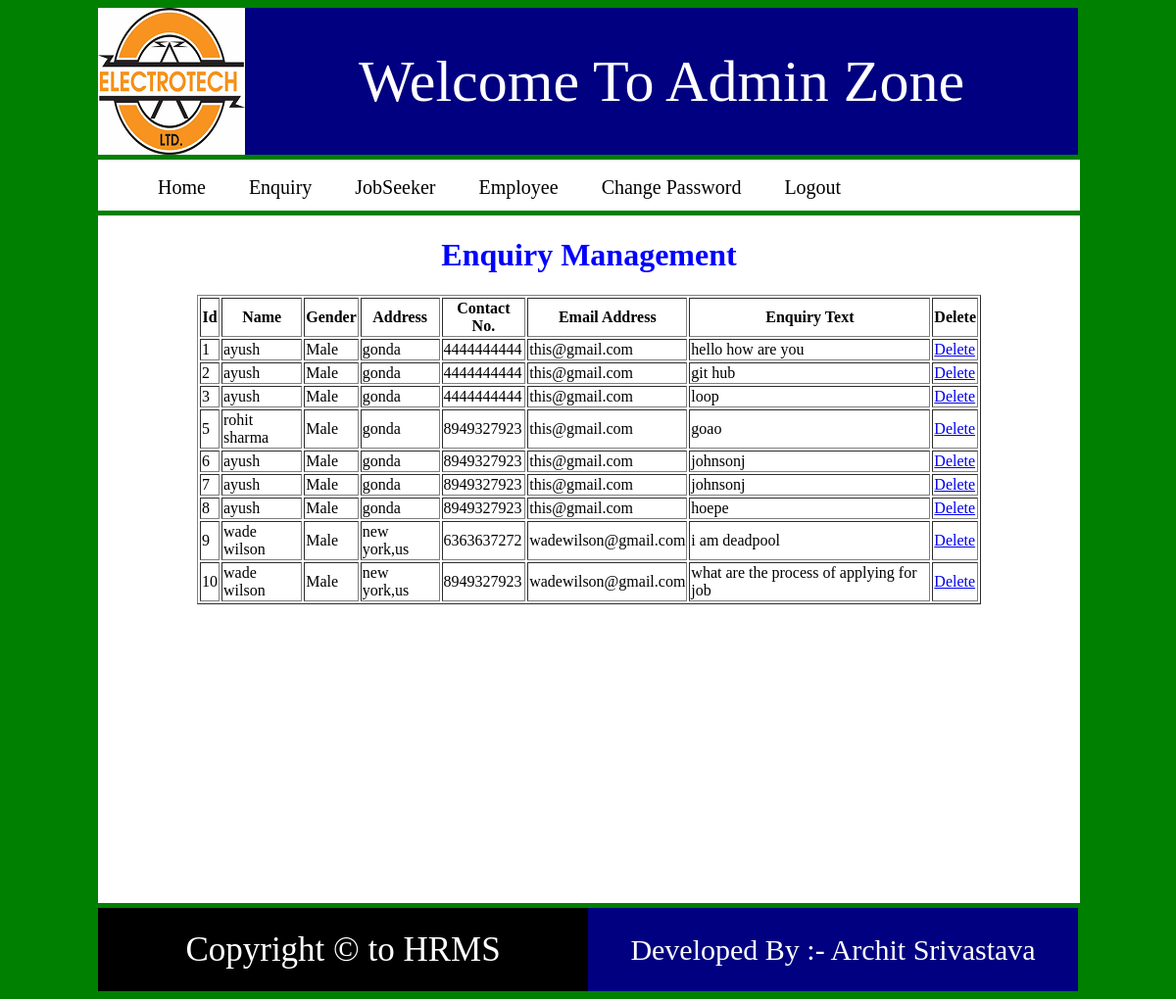
Screenshot of /adminzone/enquiry/ (signed in) with the database file from the repository.
### hrapp/models.py (models this page shows)
class Enquiry(models.Model):
    name=models.CharField(max_length=50)
    gender=models.CharField(max_length=6)
    address=models.CharField(max_length=200)
    contactno=models.CharField(max_length=15)
    emailaddress=models.EmailField(max_length=50)
    enquirytext=models.CharField(max_length=500)

### adminzone/views.py (the view)
# urls.py: path('enquiry/',views.enquiry,name='enquiry'),
def enquiry(request):
    try:
        if request.session['userid'] is not None:
            enq=Enquiry.objects.all()
            return render(request,"enquiry.html",{'enq':enq})
    except:
        return render(request,"login.html")

### adminzone/templates/enquiry.html
{% extends "adminparent.html" %}
{% block body %}
  <h1 style="color:blue; text-align:center; ">
     Enquiry Management
  </h1>
<table border="1" style="width:80%;margin:0 auto;">
    <tr>
        <th>Id</th>
        <th>Name</th>
        <th>Gender</th>
        <th>Address</th>
        <th>Contact No.</th>
        <th>Email Address</th>
        <th>Enquiry Text</th>
        <th>Delete</th>
    </tr>
    {% for e in enq %}
        <tr>
            <td>{{e.id}}</td>
            <td>{{e.name}}</td>
            <td>{{e.gender}}</td>
            <td>{{e.address}}</td>
            <td>{{e.contactno}}</td>
            <td>{{e.emailaddress}}</td>
            <td>{{e.enquirytext}}</td>
            <td>
                <a href="{% url 'adminzone:deleteenquiry' e.id %}">Delete</a>
            </td>
        </tr>
    {% endfor %}
</table>
{% endblock body %}

### adminzone/templates/adminparent.html (shortened to what this page needs)
<!DOCTYPE html>
<html lang="en">
{% load static %}
<head>
</head>
<body bgcolor="green">
 <div id="outer">
    <div id="header">
        <div id="logo">
            <img src="{% static 'images/logo.png' %}" width="150px" height="150px">
        </div>
        <div id="banner">
            Welcome To Admin Zone
        </div>
    </div>
     <div id="menu">
         <ul>
             <li><a href="{% url 'adminzone:adminhome' %}">Home</a></li>
             <li><a href="{% url 'adminzone:enquiry' %}">Enquiry</a></li>
             <li><a href="{% url 'adminzone:jobseeker' %}">JobSeeker</a></li>
             <li><a href="{% url 'adminzone:employee' %}">Employee</a></li>
             <li><a href="{% url 'adminzone:changepassword' %}">Change Password</a></li>
             <li><a href="{% url 'adminzone:logout' %}">Logout</a></li>
         </ul>
     </div>
     <div id="main">
         {% block body %}
         {% endblock body %}
     </div>
     <div id="footer">
         <div id="lfooter">
             Copyright &copy; to HRMS
         </div>
         <div id="rfooter">
             Developed By :- Archit Srivastava
         </div>
     </div>
 </div>
</body>
</html>

### adminzone/templates/adminparent.html (style rules this page uses)
#outer { width:1000px; height:auto; min-height:1000px; //border:1px solid white; margin:0 auto; }
#header { width:1000px; height:150px; }
#logo { width:150px; height:150px; background-color:pink; float:left; }
#banner { width:850px; height:150px; background-color:navy; float:right; color:white; font-size:60px; text-align:center; line-height:150px; }
#menu { width:1000px; height:50px; background-color:white; margin-top:5px; border:1px solid white; }
#menu ul { list-style-type:none; }
#menu ul li { display:inline; }
#menu ul li a { padding:20px; font-size:20px; text-decoration:none; color:black; }
#main { width:1000px; height:auto; min-height:700px; background-color:white; margin-top:5px; border:1px solid white; }
#footer { width:1000px; height:85px; margin-top:5px }
#lfooter { width:500px; height:85px; background-color:black; float:left; color:white; font-size:35px; text-align:center; line-height:85px; }
#rfooter { width:500px; height:85px; background-color:navy; float:right; color:white; font-size:30px; text-align:center; line-height:85px; }

### rows the page displays
Enquiry: id "1", name "ayush", gender "Male", address "gonda", contactno "4444444444", emailaddress "this@gmail.com", enquirytext "hello how are you"
Enquiry: id "2", name "ayush", gender "Male", address "gonda", contactno "4444444444", emailaddress "this@gmail.com", enquirytext "git hub"
Enquiry: id "3", name "ayush", gender "Male", address "gonda", contactno "4444444444", emailaddress "this@gmail.com", enquirytext "loop"
Enquiry: id "5", name "rohit sharma", gender "Male", address "gonda", contactno "8949327923", emailaddress "this@gmail.com", enquirytext "goao"
Enquiry: id "6", name "ayush", gender "Male", address "gonda", contactno "8949327923", emailaddress "this@gmail.com", enquirytext "johnsonj"
Enquiry: id "7", name "ayush", gender "Male", address "gonda", contactno "8949327923", emailaddress "this@gmail.com", enquirytext "johnsonj"
Enquiry: id "8", name "ayush", gender "Male", address "gonda", contactno "8949327923", emailaddress "this@gmail.com", enquirytext "hoepe"
Enquiry: id "9", name "wade wilson", gender "Male", address "new york,us", contactno "6363637272", emailaddress "wadewilson@gmail.com", enquirytext "i am deadpool"
Enquiry: id "10", name "wade wilson", gender "Male", address "new york,us", contactno "8949327923", emailaddress "wadewilson@gmail.com", enquirytext "what are the process of applying for job"
